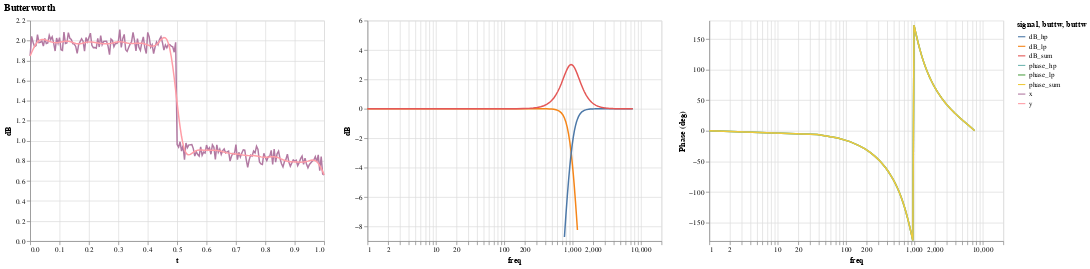

Notebook cell for this chart:
### Code cell
(x_y | w_db | w_phase
).resolve_scale(y="independent"
).properties(
    title='Butterworth'
)

### Figure 1 — Vega-Lite specification as saved in the notebook (floating-point values rounded to 4 significant figures; data arrays with more than 128 entries replaced by an {"elided": "..."} marker saying what was removed)
{"config": {"view": {"continuousWidth": 400, "continuousHeight": 300}}, "hconcat": [{"data": {"name": "data-0522d158d02dbb76a94d09a32e65fc85"}, "mark": "line", "encoding": {"color": {"type": "nominal", "field": "signal"}, "x": {"type": "quantitative", "field": "t"}, "y": {"type": "quantitative", "field": "dB"}}}, {"data": {"name": "data-ee1b2f7a224ddec841977ec503e53803"}, "mark": "line", "encoding": {"color": {"type": "nominal", "field": "buttw"}, "x": {"type": "quantitative", "field": "freq", "scale": {"base": 10, "domain": [1, 20000], "nice": false, "type": "log"}}, "y": {"type": "quantitative", "field": "dB", "scale": {"domain": [-9, 6], "nice": false, "zero": false}}}, "transform": [{"filter": "datum.dB>-9"}]}, {"data": {"name": "data-00e88084fa671d50adf88001c369cfb2"}, "mark": "line", "encoding": {"color": {"type": "nominal", "field": "buttw"}, "x": {"type": "quantitative", "field": "freq", "scale": {"base": 10, "domain": [1, 20000], "nice": false, "type": "log"}}, "y": {"type": "quantitative", "axis": {"title": "Phase (deg)"}, "field": "phase", "scale": {"domain": [-180, 180], "nice": false}}}}], "resolve": {"scale": {"y": "independent"}}, "title": "Butterworth", "$schema": "https://vega.github.io/schema/vega-lite/v4.8.1.json", "datasets": {"data-0522d158d02dbb76a94d09a32e65fc85": {"elided": "402 records"}, "data-ee1b2f7a224ddec841977ec503e53803": {"elided": "603 records"}, "data-00e88084fa671d50adf88001c369cfb2": {"elided": "603 records"}}}
